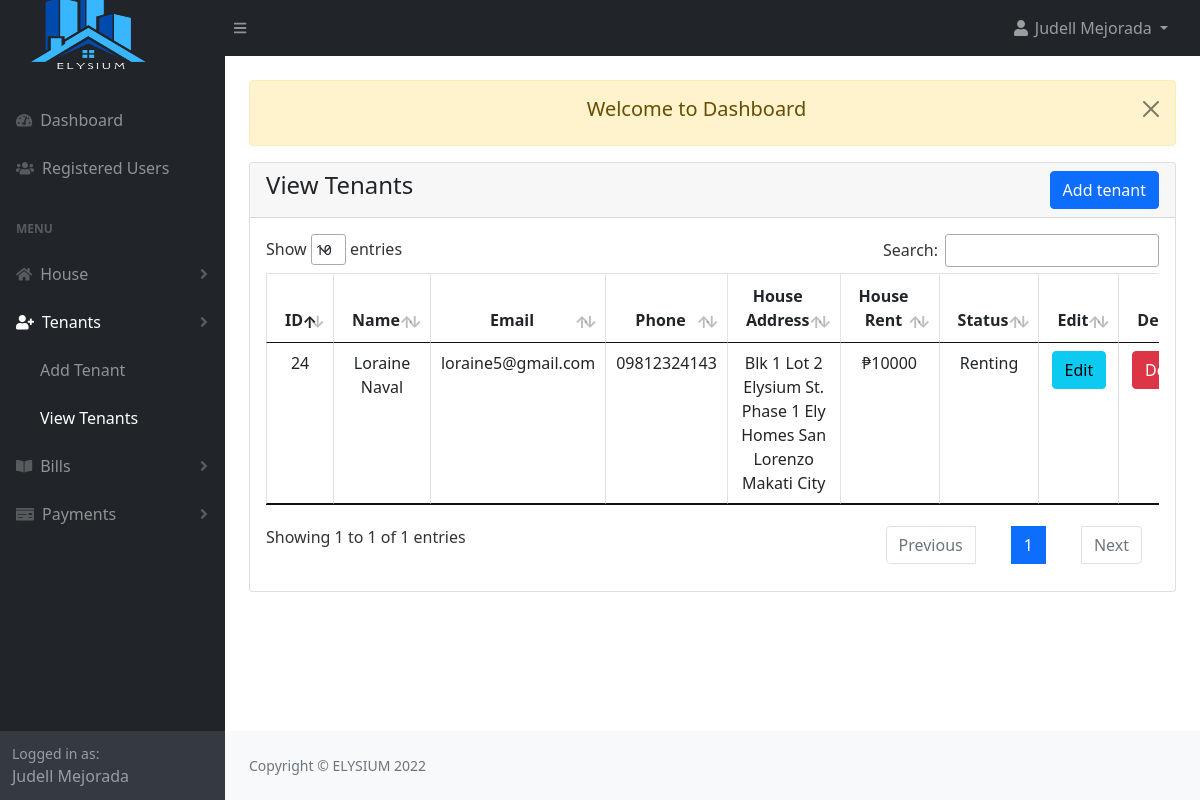
Page /admin/tenant_view.php (signed in) on the committed database.
### tables this page shows
CREATE TABLE `tenant` (
  `tenant_id` int(199) NOT NULL,
  `users_id` int(199) NOT NULL,
  `house_id` int(200) NOT NULL,
  `tenant_status` tinyint(1) NOT NULL DEFAULT 0 COMMENT '0-inactive, 1-active, 2-deleted',
  `date_in` timestamp NOT NULL DEFAULT current_timestamp()
);

CREATE TABLE `users` (
  `id` int(11) NOT NULL,
  `fname` varchar(191) NOT NULL,
  `lname` varchar(191) NOT NULL,
  `email` varchar(191) NOT NULL,
  `phone` varchar(15) DEFAULT NULL,
  `password` varchar(191) NOT NULL,
  `verify_token` varchar(200) NOT NULL,
  `role_as` tinyint(1) NOT NULL DEFAULT 0,
  `status` tinyint(1) NOT NULL DEFAULT 0 COMMENT '0-inactive, 1 -active, 2- delete',
  `created_at` timestamp NOT NULL DEFAULT current_timestamp()
);

CREATE TABLE `house` (
  `house_id` int(11) NOT NULL,
  `house_address` varchar(199) NOT NULL,
  `house_price` int(20) NOT NULL,
  `house_desc` text DEFAULT NULL,
  `house_status` tinyint(1) NOT NULL DEFAULT 0 COMMENT '0-invisible, 1-visible, 2-delete',
  `added_date` timestamp NOT NULL DEFAULT current_timestamp()
);

### admin/tenant_view.php (the view, shortened to what this page needs)
<?php
include("authentication.php");
include("includes/header.php");
?>
<div class="container-fluid px-4">
    <div class="row mt-4">
        <div class="col-md-12">
			<?php include('message.php'); ?>
            <div class="card">
                <div class="card-header">
                    <h4>View Tenants
                        <a href="tenant_add.php" class="btn btn-primary float-end">Add tenant</a>
                    </h4>
                </div>
                <div class="card-body">
                <div class="table-responsive">
                    <table id="myDataTable" class="table table-bordered table-stripe">
                        <thead>
                            <tr>
                                <th class="text-center">ID</th>
                                <th class="text-center">Name</th>
                                <th class="text-center">Email</th>
                                <th class="text-center">Phone</th>
                                <th class="text-center">House Address</th>
                                <th class="text-center">House Rent</th>
                                <th class="text-center">Status</th>
                                <th class="text-center">Edit</th>
                                <th class="text-center">Delete</th>
                            </tr>
                        </thead>
                        <tbody>
                            <?php
                                $tenant = "SELECT t.*,concat(u.fname,' ',u.lname) AS name, u.email, u.phone,u.id, h.house_price, h.house_address
                                            FROM tenant t
                                            INNER JOIN house h ON h.house_id = t.house_id
                                            INNER JOIN users u ON u.id = t.users_id
                                            WHERE tenant_status != 2";
                                $tenant_run = mysqli_query($con, $tenant);
                                if(mysqli_num_rows($tenant_run) > 0)
                                {
                                    foreach($tenant_run as $tenant)
                                    {
                                        ?>
                                        <tr>
                                            <td class="text-center"><?=$tenant['tenant_id']?></td>
                                            <td class="text-center"><?=$tenant['name']?></td>
                                            <td class="text-center"><?=$tenant['email']?></td>
                                            <td class="text-center"><?=$tenant['phone']?></td>
                                            <td class="text-center"><?=$tenant['house_address']?></td>
                                            <td class="text-center">₱<?=$tenant['house_price']?></td>
                                            <td class="text-center">
                                                <?=$tenant['tenant_status'] == '1' ? 'Renting':'Not Renting'?>
                                            </td>
                                            <td class="text-center">
                                                <a href="tenant_edit.php?id=<?=$tenant['tenant_id']?>" class="btn btn-info">Edit</a>
                                            </td>
                                            <td class="text-center">
                                                <a href="javascript:void(0)" class="delete_tenant btn btn-danger">Delete</a>
                                            </td>
                                        </tr>
                                        <?php
                                    }
                                }
                                else
                                {
                                    ?>
                                    <tr>
                                        <td colspan="6">No record found</td>
                                    </tr>
                                    <?php
                                }
                            ?>
                        </tbody>
                    </table>
                </div>
                </div>
            </div>
        </div>
    </div>
</div>
<?php
include("includes/footer.php");
include("includes/scripts.php");
?>

### rows in the picture
tenant: tenant_id "24", name "Loraine Naval", users.email "loraine5@gmail.com", users.phone "09812324143", house.house_address "Blk 1 Lot 2 Elysium St. Phase 1 Ely Homes San Lorenzo Makati City", house.house_price "10000", tenant_status "Renting"

### other values in the picture
$_SESSION['auth_user']['user_name'] "Judell Mejorada"
$_SESSION['message'] "Welcome to Dashboard"
